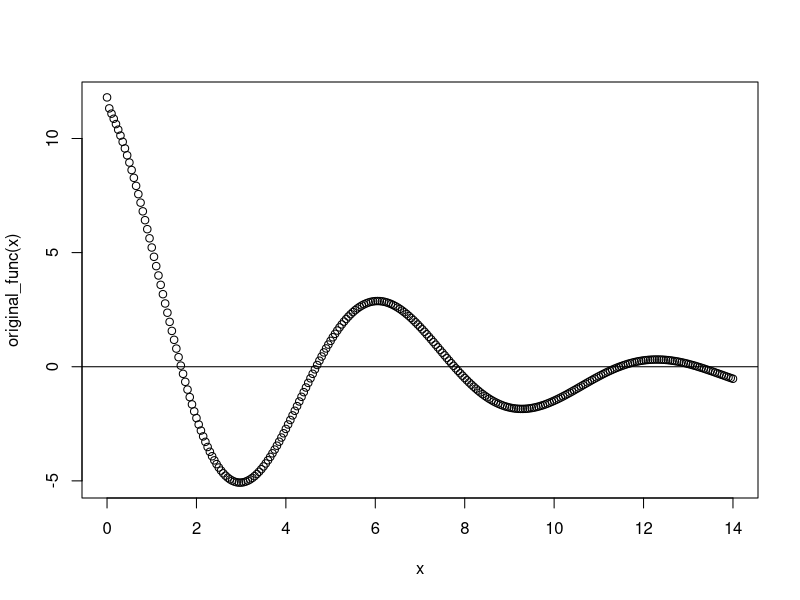

This figure's R source: (Note: a time limit stopped this script after it produced the figure.)
## ---- chunk 1
knitr::opts_chunk$set(echo = TRUE)
## ---- chunk 2
# question is only about positive roots
# becasue x^(1/3) is greatern than 10*cos(x)*exp(-1*x/5) +1.8 after 13.22, 
# series stops at 14
# steps of 0.05 provides good display for graph

#create x series for plot
x <- seq(from = 0, to = 14, by = 0.05)

#define function for ploting
original_func <- function(x){
  y <- 10*cos(x)*exp(-1*x/5)-x^(1/3)+1.8
  return(y)
}

#plot x data and y=0 line to indicate roots.
plot(x,original_func(x))
abline(h=0)

resolution <- 10^-6
roots <- NULL
for (i in seq(from = 0, to = 14, by = resolution)){
  if ((original_func(i) < resolution)&&(original_func(i)) > (-1 * resolution)){
    if (is.null(roots)) {
      roots <- i} 
      else {
        if (i>(roots[length(roots)]+2*resolution)){
          roots <- append(roots, i, after = length(roots))}
      }
  }
}

cat("Roots are ", roots)
## ---- chunk 3

# orignal_func and first derivative must be updated according to problem

original_func <- function(x){
  y <- 10*cos(x)*exp(-1*x/5)-x^(1/3)+1.8
  return(y)
}

first_dev <- function(x) {
  y <- -10*sin(x)*exp(-1*x/5)-2*cos(x)*exp(-1*x/5)-1/(3*x^(2/3))
  return(y)
}

# enter Es percentage as a percentage 
Es <- 0.01

Et <- 101
root_memory <- NA

xi<- 11

counter <- 0
while (Et > Es){
  counter <- counter + 1
#  print(c(counter,Et,root_memory))
  
  if (is.na(root_memory)) {root_memory <- xi}
  
  root <- root_memory - original_func(root_memory)/first_dev(root_memory)
  
  Et <- abs(100* (root_memory - root)/root)
  
  root_memory <- root
}

counter <- counter + 1
cat("Steps: ", counter, "Root: ", root, "\n")

## ---- chunk 4

# orignal_func and first derivative must be updated according to problem

original_func <- function(x){
  y <- 10*cos(x)*exp(-1*x/5)-x^(1/3)+1.8
  return(y)
}

first_dev <- function(x) {
  y <- -10*sin(x)*exp(-1*x/5)-2*cos(x)*exp(-1*x/5)-1/(3*x^(2/3))
  return(y)
}

# enter Es percentage as a percentage 
Es <- 0.01
Et <- 101
resolution <- 10^-6

for (i in seq(from = Es, to = 14, by = resolution)){
  root_memory <- i
  
  counter <- 0
  while (Et > Es){
    
    counter <- counter + 1
    
  #  print(c(counter,Et,root_memory))
    
    root <- root_memory - original_func(root_memory)/first_dev(root_memory)
    
    Et <- abs(100* (root_memory - root)/root)
    
    root_memory <- root
  }
  
  counter <- counter + 1
  cat("Steps: ", counter, "Root: ", root, "\n")
  
  Et <- 101 
  i <- root 
  
  while (abs(first_dev(i+resolution)-(first_dev(i)))>=resolution){
    i <- i + resolution
  }
  
  while (abs(original_func(i+resolution)-original_func(i))<resolution){
    i <- i + resolution
  }
}
